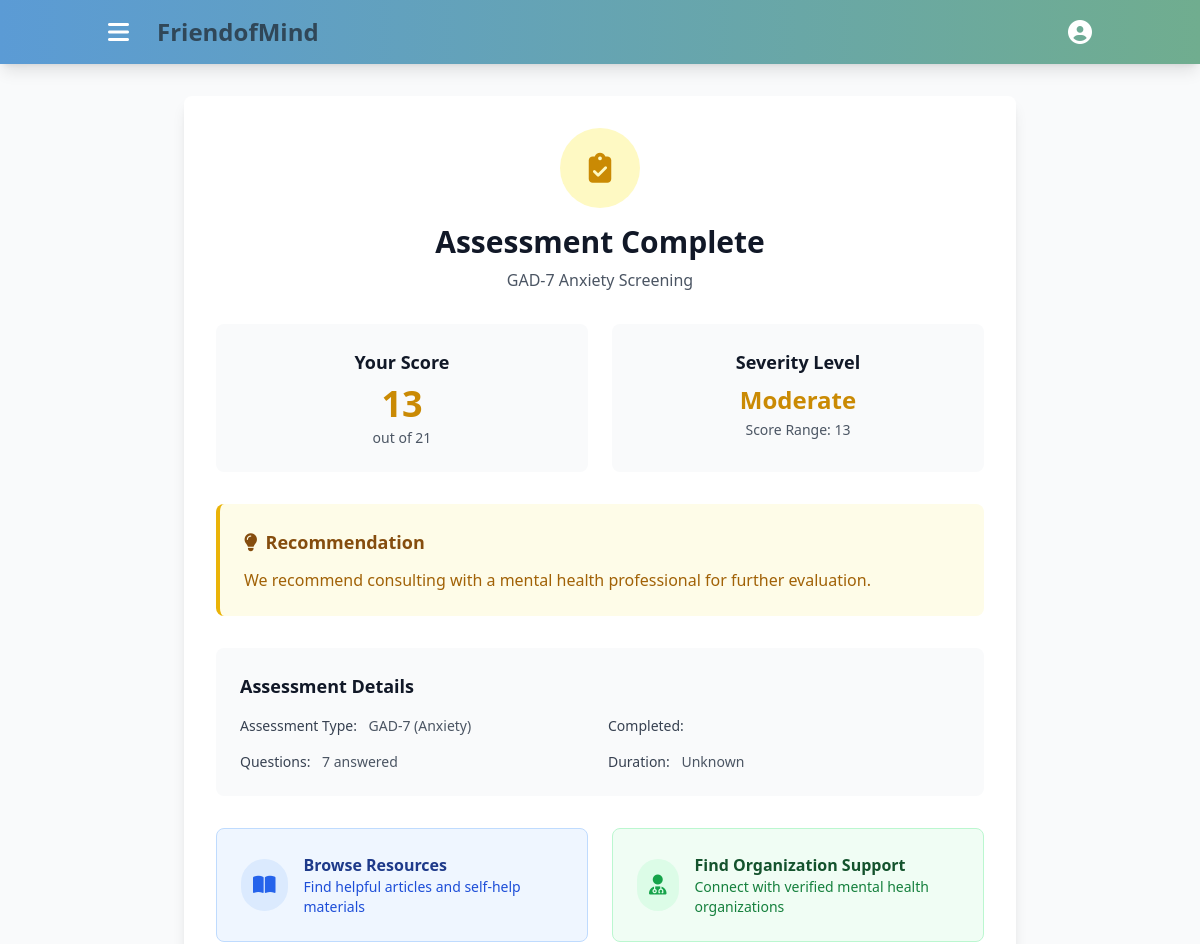
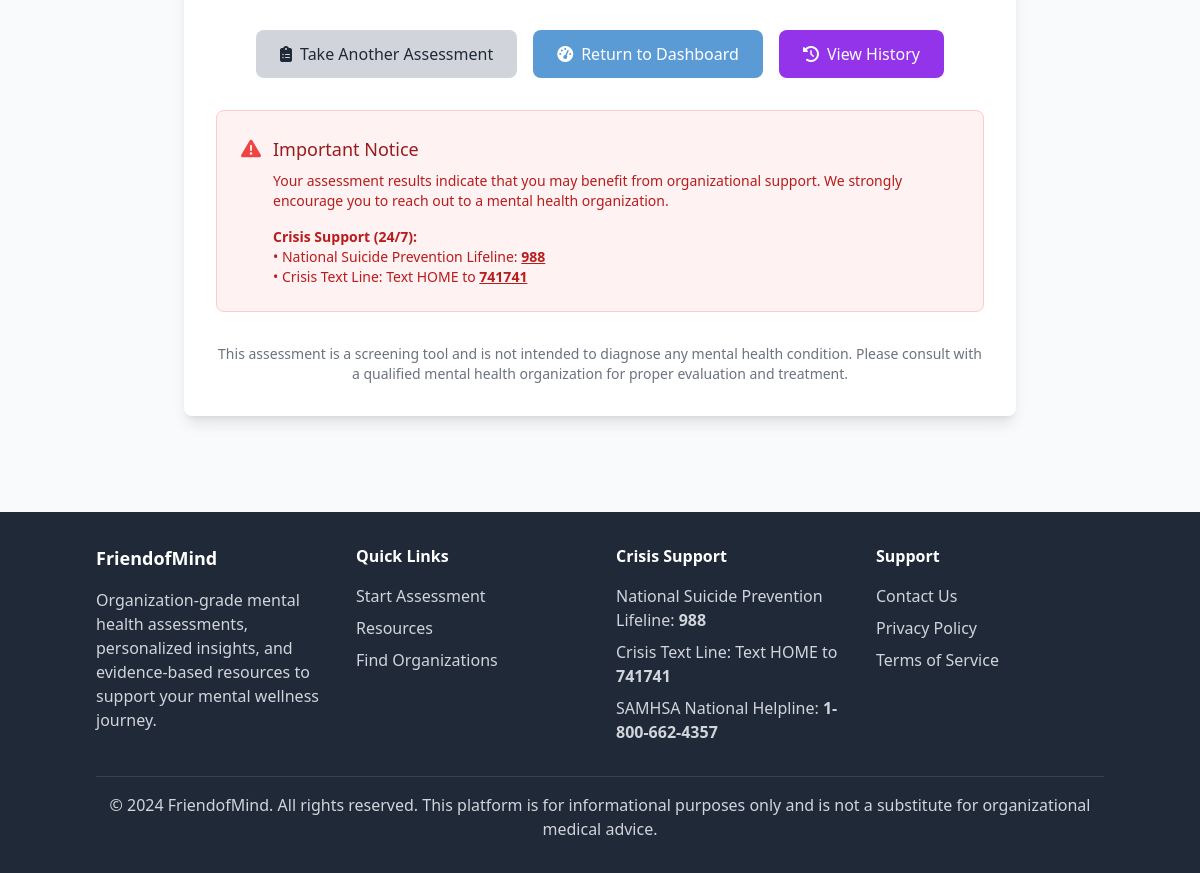
Page /screening/result/1/ (signed in) on the committed database (2 pictures, top to bottom).
### screening/models.py (models this page shows, shortened)
class UserAssessment(models.Model):
    user = models.ForeignKey(User, on_delete=models.CASCADE)
    assessment = models.ForeignKey(Assessment, on_delete=models.CASCADE)
    started_at = models.DateTimeField(default=timezone.now)
    completed_at = models.DateTimeField(null=True, blank=True)
    total_score = models.IntegerField(null=True, blank=True)
    is_completed = models.BooleanField(default=False)
    class Meta:
        ordering = ['-started_at']

class AssessmentResult(models.Model):
    SEVERITY_LEVELS = [
        ('minimal', 'Minimal'),
        ('mild', 'Mild'),
        ('moderate', 'Moderate'),
        ('moderately_severe', 'Moderately Severe'),
        ('severe', 'Severe')
    ]
    user_assessment = models.OneToOneField(UserAssessment, on_delete=models.CASCADE)
    severity_level = models.CharField(max_length=20, choices=SEVERITY_LEVELS)
    score_range = models.CharField(max_length=20)  # e.g., "15-19"
    recommendation = models.TextField()
    resources_suggested = models.TextField(blank=True)
    follow_up_needed = models.BooleanField(default=False)
    created_at = models.DateTimeField(default=timezone.now)

class Assessment(models.Model):
    ASSESSMENT_TYPES = [
        ('phq9', 'PHQ-9 (Depression)'),
        ('gad7', 'GAD-7 (Anxiety)'),
        ('pss', 'PSS (Perceived Stress Scale)')
    ]
    name = models.CharField(max_length=50, choices=ASSESSMENT_TYPES)
    title = models.CharField(max_length=200)
    description = models.TextField()
    instructions = models.TextField()
    is_active = models.BooleanField(default=True)
    created_at = models.DateTimeField(default=timezone.now)

### screening/views.py (the view)
# urls.py: path('result/<int:assessment_id>/', views.AssessmentResultView.as_view(), name='assessment_result'),
class AssessmentResultView(LoginRequiredMixin, DetailView):
    model = UserAssessment
    template_name = 'screening/assessment_result.html'
    pk_url_kwarg = 'assessment_id'
    context_object_name = 'user_assessment'

### templates/screening/assessment_result.html (shortened to what this page needs)
{% extends 'base.html' %}
{% block content %}
<div class="max-w-4xl mx-auto px-4 sm:px-6 lg:px-8 py-8">
    <div class="bg-white rounded-lg shadow-lg p-8">
        <div class="text-center mb-8">
            <div class="w-20 h-20 mx-auto mb-4 rounded-full flex items-center justify-center
                        {% if user_assessment.assessmentresult.severity_level == 'minimal' %}bg-green-100
                        {% elif user_assessment.assessmentresult.severity_level == 'mild' %}bg-blue-100
                        {% elif user_assessment.assessmentresult.severity_level == 'moderate' %}bg-yellow-100
                        {% elif user_assessment.assessmentresult.severity_level == 'moderately_severe' %}bg-orange-100
                        {% else %}bg-red-100
                        {% endif %}">
                <i class="fas fa-clipboard-check text-3xl
                          {% if user_assessment.assessmentresult.severity_level == 'minimal' %}text-green-600
                          {% elif user_assessment.assessmentresult.severity_level == 'mild' %}text-blue-600
                          {% elif user_assessment.assessmentresult.severity_level == 'moderate' %}text-yellow-600
                          {% elif user_assessment.assessmentresult.severity_level == 'moderately_severe' %}text-orange-600
                          {% else %}text-red-600
                          {% endif %}"></i>
            </div>
            <h1 class="text-3xl font-bold text-gray-900 mb-2">Assessment Complete</h1>
            <p class="text-gray-600">{{ user_assessment.assessment.title }}</p>
        </div>
        <div class="grid grid-cols-1 md:grid-cols-2 gap-6 mb-8">
            <div class="bg-gray-50 rounded-lg p-6 text-center">
                <h2 class="text-lg font-semibold text-gray-900 mb-2">Your Score</h2>
                <div class="text-4xl font-bold
                            {% if user_assessment.assessmentresult.severity_level == 'minimal' %}text-green-600
                            {% elif user_assessment.assessmentresult.severity_level == 'mild' %}text-blue-600
                            {% elif user_assessment.assessmentresult.severity_level == 'moderate' %}text-yellow-600
                            {% elif user_assessment.assessmentresult.severity_level == 'moderately_severe' %}text-orange-600
                            {% else %}text-red-600
                            {% endif %}">
                    {{ user_assessment.total_score }}
                </div>
                {% if user_assessment.assessment.name == 'phq9' %}
                    <p class="text-sm text-gray-600 mt-1">out of 27</p>
                {% elif user_assessment.assessment.name == 'gad7' %}
                    <p class="text-sm text-gray-600 mt-1">out of 21</p>
                {% else %}
                    <p class="text-sm text-gray-600 mt-1">out of 40</p>
                {% endif %}
            </div>
            <div class="bg-gray-50 rounded-lg p-6 text-center">
                <h2 class="text-lg font-semibold text-gray-900 mb-2">Severity Level</h2>
                <div class="text-2xl font-semibold
                            {% if user_assessment.assessmentresult.severity_level == 'minimal' %}text-green-600
                            {% elif user_assessment.assessmentresult.severity_level == 'mild' %}text-blue-600
                            {% elif user_assessment.assessmentresult.severity_level == 'moderate' %}text-yellow-600
                            {% elif user_assessment.assessmentresult.severity_level == 'moderately_severe' %}text-orange-600
                            {% else %}text-red-600
                            {% endif %}">
                    {{ user_assessment.assessmentresult.get_severity_level_display }}
                </div>
                <p class="text-sm text-gray-600 mt-1">Score Range: {{ user_assessment.assessmentresult.score_range }}</p>
            </div>
        </div>
        <div class="mb-8 p-6 rounded-lg border-l-4
                    {% if user_assessment.assessmentresult.severity_level == 'minimal' %}border-green-500 bg-green-50
                    {% elif user_assessment.assessmentresult.severity_level == 'mild' %}border-blue-500 bg-blue-50
                    {% elif user_assessment.assessmentresult.severity_level == 'moderate' %}border-yellow-500 bg-yellow-50
                    {% elif user_assessment.assessmentresult.severity_level == 'moderately_severe' %}border-orange-500 bg-orange-50
                    {% else %}border-red-500 bg-red-50
                    {% endif %}">
            <h3 class="text-lg font-semibold mb-3
                       {% if user_assessment.assessmentresult.severity_level == 'minimal' %}text-green-800
                       {% elif user_assessment.assessmentresult.severity_level == 'mild' %}text-blue-800
                       {% elif user_assessment.assessmentresult.severity_level == 'moderate' %}text-yellow-800
                       {% elif user_assessment.assessmentresult.severity_level == 'moderately_severe' %}text-orange-800
                       {% else %}text-red-800
                       {% endif %}">
                <i class="fas fa-lightbulb mr-2"></i>Recommendation
            </h3>
            <p class="
               {% if user_assessment.assessmentresult.severity_level == 'minimal' %}text-green-700
               {% elif user_assessment.assessmentresult.severity_level == 'mild' %}text-blue-700
               {% elif user_assessment.assessmentresult.severity_level == 'moderate' %}text-yellow-700
               {% elif user_assessment.assessmentresult.severity_level == 'moderately_severe' %}text-orange-700
               {% else %}text-red-700
               {% endif %}">
                {{ user_assessment.assessmentresult.recommendation }}
            </p>
        </div>
        <div class="bg-gray-50 rounded-lg p-6 mb-8">
            <h3 class="text-lg font-semibold text-gray-900 mb-4">Assessment Details</h3>
            <div class="grid grid-cols-1 md:grid-cols-2 gap-4 text-sm">
                <div>
                    <span class="font-medium text-gray-700">Assessment Type:</span>
                    <span class="text-gray-600 ml-2">{{ user_assessment.assessment.get_name_display }}</span>
                </div>
                <div>
                    <span class="font-medium text-gray-700">Completed:</span>
                </div>
                <div>
                    <span class="font-medium text-gray-700">Questions:</span>
                    <span class="text-gray-600 ml-2">{{ user_assessment.answers.count }} answered</span>
                </div>
                <div>
                    <span class="font-medium text-gray-700">Duration:</span>
                    <span class="text-gray-600 ml-2">
                        {% if user_assessment.completed_at and user_assessment.started_at %}
                            {{ user_assessment.completed_at|timeuntil:user_assessment.started_at }}
                        {% else %}
                            Unknown
                        {% endif %}
                    </span>
                </div>
            </div>
        </div>
        <div class="grid grid-cols-1 md:grid-cols-2 gap-6 mb-8">
            <a href="{% url 'mentalhealth:resource_list' %}"
               class="flex items-center p-6 bg-blue-50 border border-blue-200 rounded-lg hover:bg-blue-100 transition duration-200">
                <div class="bg-blue-100 p-3 rounded-full mr-4">
                    <i class="fas fa-book-open text-blue-600 text-xl"></i>
                </div>
                <div>
                    <h4 class="font-semibold text-blue-900">Browse Resources</h4>
                    <p class="text-sm text-blue-700">Find helpful articles and self-help materials</p>
                </div>
            </a>
            <a href="{% url 'mentalhealth:professional_list' %}"
               class="flex items-center p-6 bg-green-50 border border-green-200 rounded-lg hover:bg-green-100 transition duration-200">
                <div class="bg-green-100 p-3 rounded-full mr-4">
                    <i class="fas fa-user-md text-green-600 text-xl"></i>
                </div>
                <div>
                    <h4 class="font-semibold text-green-900">Find Organization Support</h4>
                    <p class="text-sm text-green-700">Connect with verified mental health organizations</p>
                </div>
            </a>
        </div>
        <div class="flex flex-col sm:flex-row gap-4 justify-center">
            <a href="{% url 'screening:assessment_list' %}"
               class="bg-gray-300 hover:bg-gray-400 text-gray-800 px-6 py-3 rounded-lg text-center transition duration-200">
                <i class="fas fa-clipboard-list mr-2"></i>Take Another Assessment
            </a>
            <a href="{% url 'core:dashboard' %}"
               class="bg-primary hover:bg-blue-700 text-white px-6 py-3 rounded-lg text-center transition duration-200">
                <i class="fas fa-tachometer-alt mr-2"></i>Return to Dashboard
            </a>
            <a href="{% url 'screening:assessment_history' %}"
               class="bg-purple-600 hover:bg-purple-700 text-white px-6 py-3 rounded-lg text-center transition duration-200">
                <i class="fas fa-history mr-2"></i>View History
            </a>
        </div>
        {% if user_assessment.assessmentresult.severity_level in 'moderately_severe,severe' %}
        <div class="mt-8 bg-red-50 border border-red-200 rounded-lg p-6">
            <div class="flex items-start">
                <div class="flex-shrink-0">
                    <i class="fas fa-exclamation-triangle text-red-500 text-xl"></i>
                </div>
                <div class="ml-3">
                    <h3 class="text-lg font-medium text-red-800 mb-2">Important Notice</h3>
                    <p class="text-sm text-red-700 mb-4">
                        Your assessment results indicate that you may benefit from organizational support.
                        We strongly encourage you to reach out to a mental health organization.
                    </p>
                    <div class="text-sm text-red-700">
                        <p><strong>Crisis Support (24/7):</strong></p>
                        <p>• National Suicide Prevention Lifeline: <a href="tel:988" class="underline font-semibold">988</a></p>
                        <p>• Crisis Text Line: Text HOME to <a href="sms:741741" class="underline font-semibold">741741</a></p>
                    </div>
                </div>
            </div>
        </div>
        {% endif %}
        <div class="mt-8 text-center text-sm text-gray-500">
            <p>
                This assessment is a screening tool and is not intended to diagnose any mental health condition.
                Please consult with a qualified mental health organization for proper evaluation and treatment.
            </p>
        </div>
    </div>
</div>
{% endblock %}

### templates/base.html (style rules this page uses)
html { scroll-behavior: smooth; }

### rows in the picture
UserAssessment: assessment "GAD-7 Anxiety Screening", total_score "13", assessmentresult.severity_level "Moderate", assessmentresult.score_range "13", assessmentresult.recommendation "We recommend consulting with a mental health professional for further evaluation.", assessment.name "GAD-7 (Anxiety)", answers.count "7"
